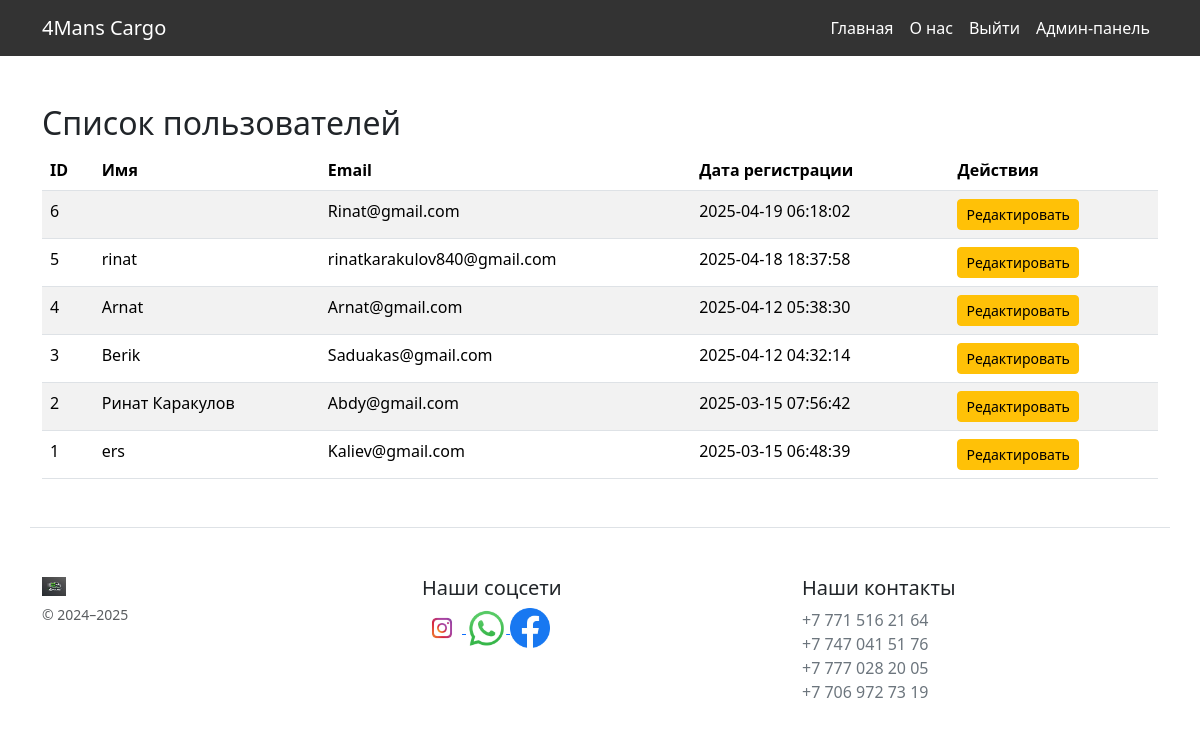
Screenshot of /admin/users.php (signed in) with the database file from the repository.
### tables this page shows
CREATE TABLE `clients` (
  `id` int(11) NOT NULL,
  `name` varchar(255) NOT NULL,
  `email` varchar(255) NOT NULL,
  `phone` varchar(20) NOT NULL,
  `address` text DEFAULT NULL,
  `created_at` timestamp NOT NULL DEFAULT current_timestamp(),
  `first_name` varchar(50) NOT NULL,
  `last_name` varchar(50) NOT NULL,
  `password` varchar(255) NOT NULL,
  `city` varchar(100) DEFAULT NULL,
  `street` varchar(100) DEFAULT NULL,
  `house` varchar(10) DEFAULT NULL,
  `role` enum('admin','user') DEFAULT 'user'
);

### admin/users.php (the view, shortened to what this page needs)
<?php
require_once '../db.php';
try {
    $users = $pdo->query("SELECT id, name, email, created_at FROM clients ORDER BY created_at DESC")->fetchAll(PDO::FETCH_ASSOC);
} catch (PDOException $e) {
    die("Ошибка запроса: " . $e->getMessage());
}
?>
<!DOCTYPE html>
<html lang="ru">
<head>
    <link href="https://cdn.jsdelivr.net/npm/bootstrap@5.3.3/dist/css/bootstrap.min.css" rel="stylesheet">
</head>
<body>
    <?php require"header.php";
 ?>
    <div class="container mt-5">
        <h2>Список пользователей</h2>
        <table class="table table-striped">
            <thead>
                <tr>
                    <th>ID</th>
                    <th>Имя</th>
                    <th>Email</th>
                    <th>Дата регистрации</th>
                    <th>Действия</th>
                </tr>
            </thead>
            <tbody>
                <?php if (empty($users)): ?>
                    <tr>
                        <td colspan="5" class="text-center">Пользователи не найдены.</td>
                    </tr>
                <?php else: ?>
                    <?php foreach ($users as $user): ?>
                        <tr>
                            <td><?= htmlspecialchars($user['id']) ?></td>
                            <td><?= htmlspecialchars($user['name']) ?></td>
                            <td><?= htmlspecialchars($user['email']) ?></td>
                            <td><?= htmlspecialchars($user['created_at']) ?></td>
                            <td>
                                <a href="edit_user.php?id=<?= $user['id'] ?>" class="btn btn-warning btn-sm">Редактировать</a>
                            </td>
                        </tr>
                    <?php endforeach; ?>
                <?php endif; ?>
            </tbody>
        </table>
    </div>
    <?php require '../blocks/footer.php'; ?>
</body>
</html>

### admin/header.php (shortened to what this page needs)
<!DOCTYPE html>
<html lang="ru">
<head>
</head>
<body>
    <nav class="navbar navbar-expand-lg">
        <div class="container">
            <a class="navbar-brand" href="index.php">4Mans Cargo</a>
            <div class="collapse navbar-collapse" id="navbarNav">
                <ul class="navbar-nav ms-auto">
                    <li class="nav-item"><a class="nav-link" href="index.php">Главная</a></li>
                    <li class="nav-item"><a class="nav-link" href="about.php">О нас</a></li>
                    <?php if (isset($_SESSION['user_id'])): ?>
                        <li class="nav-item"><a class="nav-link" href="logout.php">Выйти</a></li>
                    <?php else: ?>
                        <li class="nav-item"><a class="nav-link" href="register.php">Регистрация</a></li>
                        <li class="nav-item"><a class="nav-link" href="auth.php">Вход</a></li>
                    <?php endif; ?>
                    <?php if (isset($_SESSION['role']) && $_SESSION['role'] === 'admin'): ?>
                        <li class="nav-item"><a class="nav-link" href="index.php">Админ-панель</a></li>
                    <?php endif; ?>
                </ul>
            </div>
        </div>
    </nav>

### blocks/footer.php
<footer class="container pt-4 my-md-5 pt-md-5 border-top">
    <div class="row">
        <div class="col-12 col-md">
            <img class="mb-2" src="/img/logo4mans.jpg" alt="4Mans Cargo" width="24" height="19">
            <small class="d-block mb-3 text-body-secondary">© 2024–2025</small>
        </div>
        <div class="col-6 col-md">
            <h5>Наши соцсети</h5>
            <a href="https://www.instagram.com" target="_blank">
                <img src="img/insta.jpg" alt="Instagram" width="40">
            </a>
            <a href="https://wa.me/+77715162164" target="_blank">
                <img src="img/Whatsapp.jpg" alt="WhatsApp" width="40">
            </a>
            <a href="https://www.facebook.com/" target="_blank">
                <img src="img/fsb.jpg" alt="Facebook" width="40">
            </a>
        </div>
        <div class="col-6 col-md">
            <h5>Наши контакты</h5>
            <ul class="list-unstyled text-small">
                <li><a class="link-secondary text-decoration-none" href="tel:+77715162164">+7 771 516 21 64</a></li>
                <li><a class="link-secondary text-decoration-none" href="tel:+77470415176">+7 747 041 51 76</a></li>
                <li><a class="link-secondary text-decoration-none" href="tel:+77770282005">+7 777 028 20 05</a></li>
                <li><a class="link-secondary text-decoration-none" href="tel:+77069727319">+7 706 972 73 19</a></li>
            </ul>
        </div>
    </div>
</footer>
</body>
</html>

### admin/header.php (style rules this page uses)
.navbar { background: rgba(0, 0, 0, 0.8); }
.navbar-brand, .nav-link { color: #fff !important; }

### rows the page displays
clients: id "6", email "Rinat@gmail.com", created_at "2025-04-19 06:18:02"
clients: id "5", name "rinat", email "rinatkarakulov840@gmail.com", created_at "2025-04-18 18:37:58"
clients: id "4", name "Arnat", email "Arnat@gmail.com", created_at "2025-04-12 05:38:30"
clients: id "3", name "Berik", email "Saduakas@gmail.com", created_at "2025-04-12 04:32:14"
clients: id "2", name "Ринат Каракулов", email "Abdy@gmail.com", created_at "2025-03-15 07:56:42"
clients: id "1", name "ers", email "Kaliev@gmail.com", created_at "2025-03-15 06:48:39"
